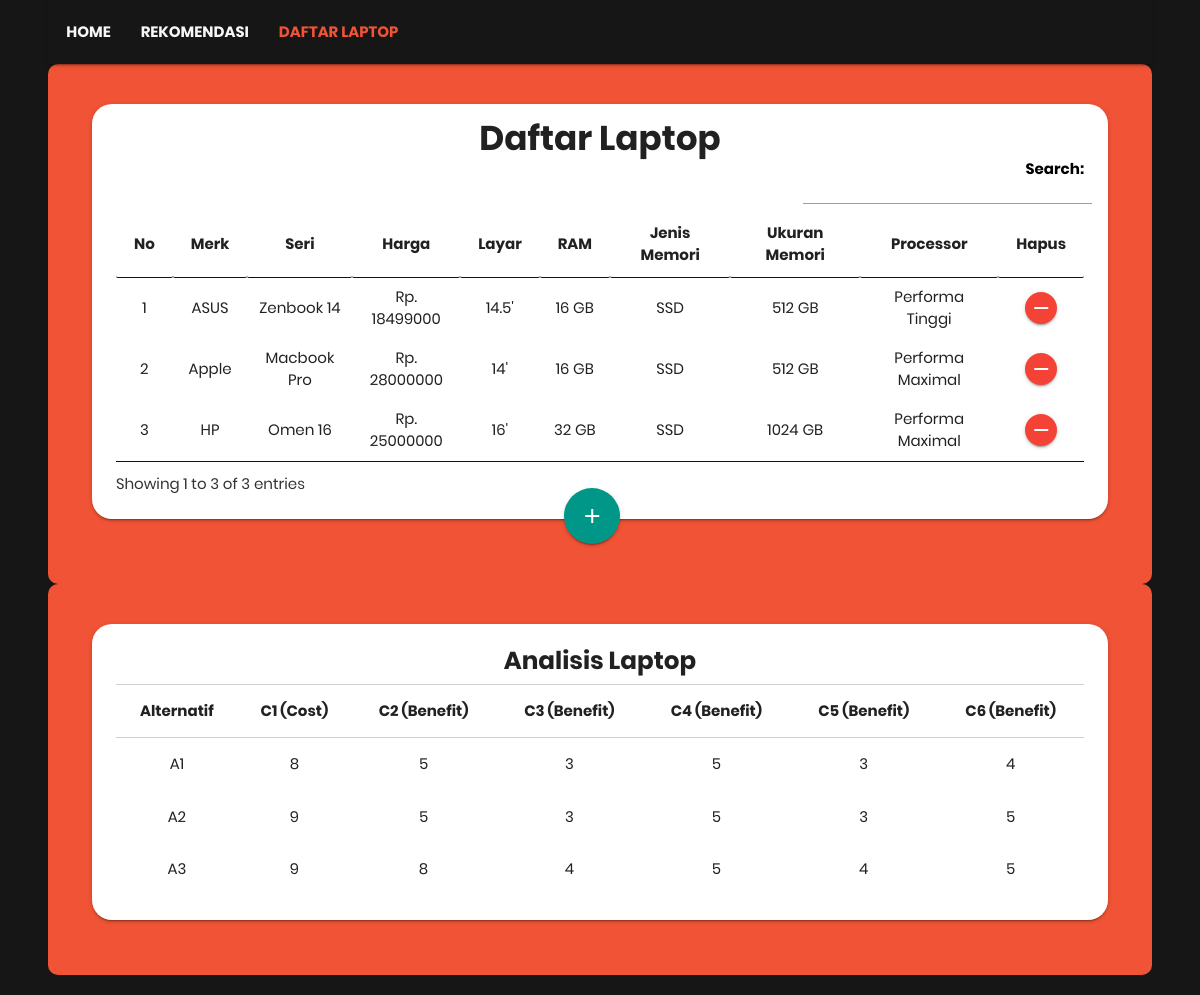
The page /daftar_laptop.php on the database as committed earlier.
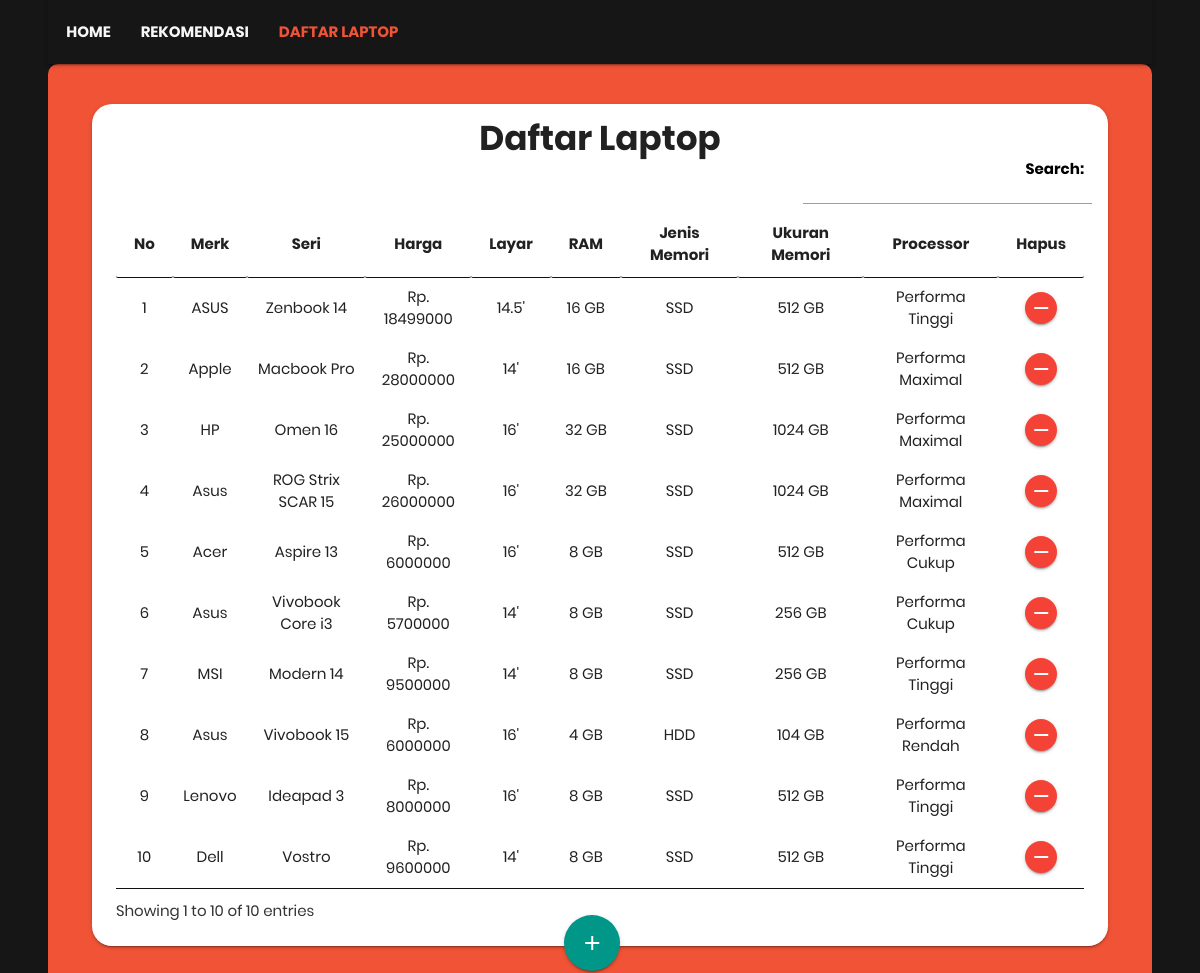
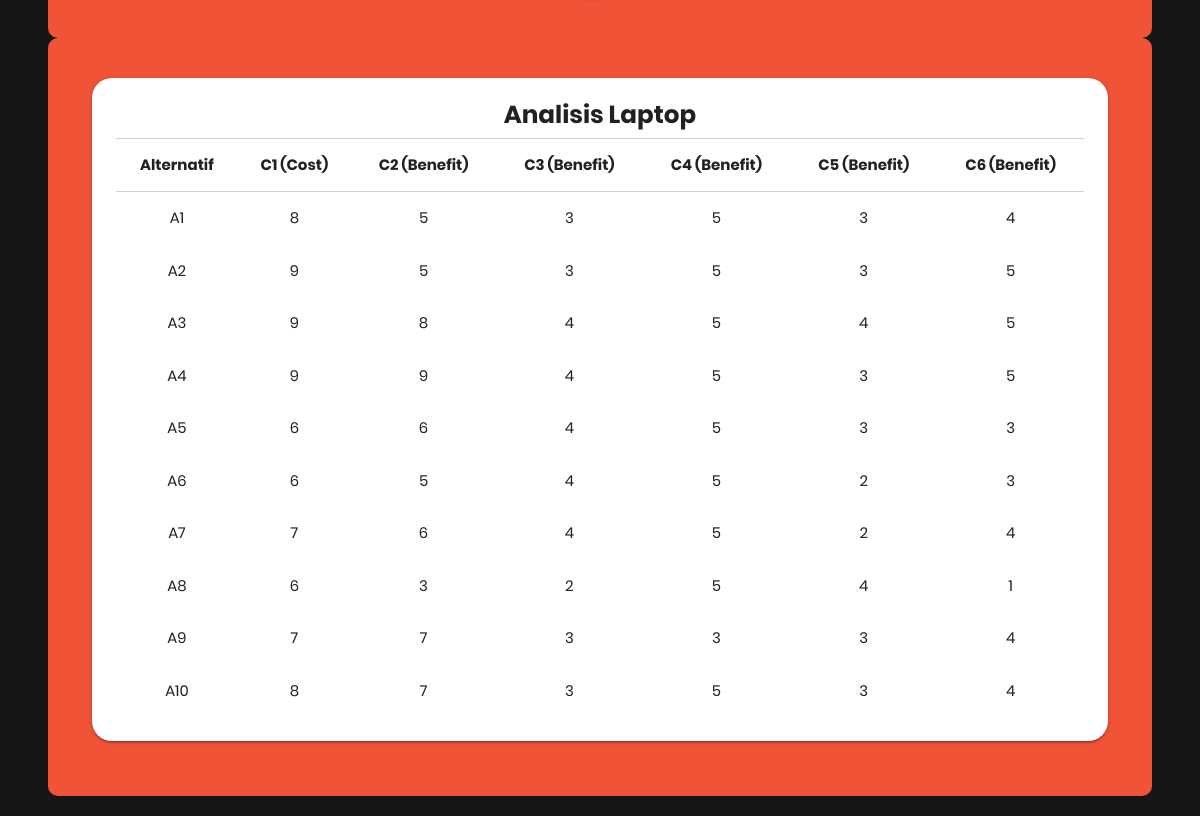
The same page on the database as committed later (2 pictures, top to bottom).
### tables this page shows
CREATE TABLE `daftar_laptop` (
  `id` int(4) NOT NULL,
  `merk` varchar(256) NOT NULL,
  `seri` varchar(256) NOT NULL,
  `harga` varchar(64) NOT NULL,
  `layar` varchar(64) NOT NULL,
  `ram` varchar(64) NOT NULL,
  `jenis_memory` varchar(64) NOT NULL,
  `ukuran_memory` varchar(64) NOT NULL,
  `processor` varchar(64) NOT NULL,
  `harga_angka` varchar(64) NOT NULL,
  `layar_angka` varchar(64) NOT NULL,
  `ram_angka` varchar(64) NOT NULL,
  `jenis_memory_angka` varchar(64) NOT NULL,
  `ukuran_memory_angka` varchar(64) NOT NULL,
  `processor_angka` varchar(64) NOT NULL
);

### daftar_laptop.php (the view, shortened to what the changed rows need)
<?php
include('connection.php');
?>
<!DOCTYPE html>
<html>
<head>
	<link type="text/css" rel="stylesheet" href="assets/css/materialize.css"  media="screen,projection"/>
	<link rel="stylesheet" href="assets/css/table.css">
	<link rel="stylesheet" href="assets/css/style.css">
	<link rel="stylesheet" href="https://cdnjs.cloudflare.com/ajax/libs/font-awesome/4.5.0/css/font-awesome.min.css">
	<link rel="stylesheet" type="text/css" href="assets/dataTable/jquery.dataTables.min.css">
</head>
<body style="background-color:#161616; padding-bottom: 20px;">
	<div style="background-color:#F05335; border-radius: 10px">
		<div class="container">
		    <div class="section-card" style="padding: 25px 0px 20px 0px;">
				<ul>
				    <li>
						<div class="row">
						<div class="card" style="border-radius: 20px;">
								<div class="card-content">
									<center><h4 style="margin-bottom: 0px; margin-top: -8px;font-weight:bold;">Daftar Laptop</h4></center>
									<table id="table_id" class="hover dataTablesCustom" style="width:100%">
											<thead style="border-top: 1px solid #d0d0d0;">
												<tr>
													<th><center>No </center></th>
													<th><center>Merk</center></th>
													<th><center>Seri</center></th>
													<th><center>Harga</center></th>
													<th><center>Layar</center></th>
													<th><center>RAM</center></th>
													<th><center>Jenis Memori</center></th>
													<th><center>Ukuran Memori</center></th>
													<th><center>Processor</center></th>
													<th><center>Hapus</center></th>
												</tr>
											</thead>
											<tbody>
												<?php
												$query=mysqli_query($selectdb,"SELECT * FROM daftar_laptop");
												$no=1;
												while ($data=mysqli_fetch_array($query)) {
												?>
												<tr>
													<td><center><?php echo $no; ?></center></td>
													<td><center><?php echo $data['merk'] ?></center></td>
													<td><center><?php echo $data['seri'] ?></center></td>
													<td><center><?php echo "Rp. ", $data['harga'] ?></center></td>
													<td><center><?php echo $data['layar'],"'" ?></center></td>
													<td><center><?php echo $data['ram']," GB" ?></center></td>
													<td><center><?php echo $data['jenis_memory'] ?></center></td>
													<td><center><?php echo $data['ukuran_memory']," GB" ?></center></td>
													<td><center><?php echo $data['processor'] ?></center></td>
													<td>
														<center>
															<form method="POST">
																<button type="submit" name="hapus_laptop" style="height: 32px; width: 32px;" class="btn-floating btn-small waves-effect waves-light red"><i style="line-height: 32px;" class="material-icons">remove</i></button>
															</form>
														</center>
													</td>
												</tr>
												<?php
														$no++;}
												?>
											</tbody>
									</table>
									</div>
							</div>
						</div>
				    </li>
				</ul>
	    	</div>
		</div>
	</div>
	<div style="background-color:#F05335; border-radius: 10px">
		<div class="container">
		    <div class="section-card" style="padding: 25px 0px 20px 0px">
				<ul>
				    <li>
						<div class="row">
							<div class="card" style="border-radius: 20px;">
								<div class="card-content" style="padding-top: 10px;">
									<table class="responsive-table">
											<thead style="border-top: 1px solid #d0d0d0;">
												<tr>
													<th><center>Alternatif</center></th>
													<th><center>C1 (Cost)</center></th>
													<th><center>C2 (Benefit)</center></th>
													<th><center>C3 (Benefit)</center></th>
													<th><center>C4 (Benefit)</center></th>
													<th><center>C5 (Benefit)</center></th>
													<th><center>C6 (Benefit)</center></th>
												</tr>
											</thead>
											<tbody>
												<?php
												$query=mysqli_query($selectdb,"SELECT * FROM daftar_laptop");
												$no=1;
												while ($data=mysqli_fetch_array($query)) {
												?>
												<tr>
													<td><center><?php echo "A",$no ?></center></td>
													<td><center><?php echo $data['harga_angka'] ?></center></td>
													<td><center><?php echo $data['layar_angka'] ?></center></td>
													<td><center><?php echo $data['ram_angka'] ?></center></td>
													<td><center><?php echo $data['jenis_memory_angka'] ?></center></td>
													<td><center><?php echo $data['ukuran_memory_angka'] ?></center></td>
													<td><center><?php echo $data['processor_angka'] ?></center></td>
												</tr>
												<?php
														$no++;}
												?>
											</tbody>
									</table>
									</div>
							</div>
						</div>
				    </li>
				</ul>
	    	</div>
		</div>
	</div>
</body>
</html>

Rows that differ between the two databases and show on the page:
added daftar_laptop: merk "Asus", seri "ROG Strix SCAR 15", harga "26000000", layar "16", ram "32", jenis_memory "SSD", ukuran_memory "1024", processor "Performa Maximal", harga_angka "9", layar_angka "9", ram_angka "4", jenis_memory_angka "5", ukuran_memory_angka "3", processor_angka "5"
added daftar_laptop: merk "Acer", seri "Aspire 13", harga "6000000", layar "16", ram "8", jenis_memory "SSD", ukuran_memory "512", processor "Performa Cukup", harga_angka "6", layar_angka "6", ram_angka "4", jenis_memory_angka "5", ukuran_memory_angka "3", processor_angka "3"
added daftar_laptop: merk "Asus", seri "Vivobook Core i3", harga "5700000", layar "14", ram "8", jenis_memory "SSD", ukuran_memory "256", processor "Performa Cukup", harga_angka "6", layar_angka "5", ram_angka "4", jenis_memory_angka "5", ukuran_memory_angka "2", processor_angka "3"
added daftar_laptop: merk "MSI", seri "Modern 14", harga "9500000", layar "14", ram "8", jenis_memory "SSD", ukuran_memory "256", processor "Performa Tinggi", harga_angka "7", layar_angka "6", ram_angka "4", jenis_memory_angka "5", ukuran_memory_angka "2", processor_angka "4"
added daftar_laptop: merk "Asus", seri "Vivobook 15", harga "6000000", layar "16", ram "4", jenis_memory "HDD", ukuran_memory "104", processor "Performa Rendah", harga_angka "6", layar_angka "3", ram_angka "2", jenis_memory_angka "5", ukuran_memory_angka "4", processor_angka "1"
added daftar_laptop: merk "Lenovo", seri "Ideapad 3", harga "8000000", layar "16", ram "8", jenis_memory "SSD", ukuran_memory "512", processor "Performa Tinggi", harga_angka "7", layar_angka "7", ram_angka "3", jenis_memory_angka "3", ukuran_memory_angka "3", processor_angka "4"
added daftar_laptop: merk "Dell", seri "Vostro", harga "9600000", layar "14", ram "8", jenis_memory "SSD", ukuran_memory "512", processor "Performa Tinggi", harga_angka "8", layar_angka "7", ram_angka "3", jenis_memory_angka "5", ukuran_memory_angka "3", processor_angka "4"
Other text that changed with them:
text written by a page script: "Search: Showing 1 to 3 of 3 entries" → "Search: Showing 1 to 10 of 10 entries"
